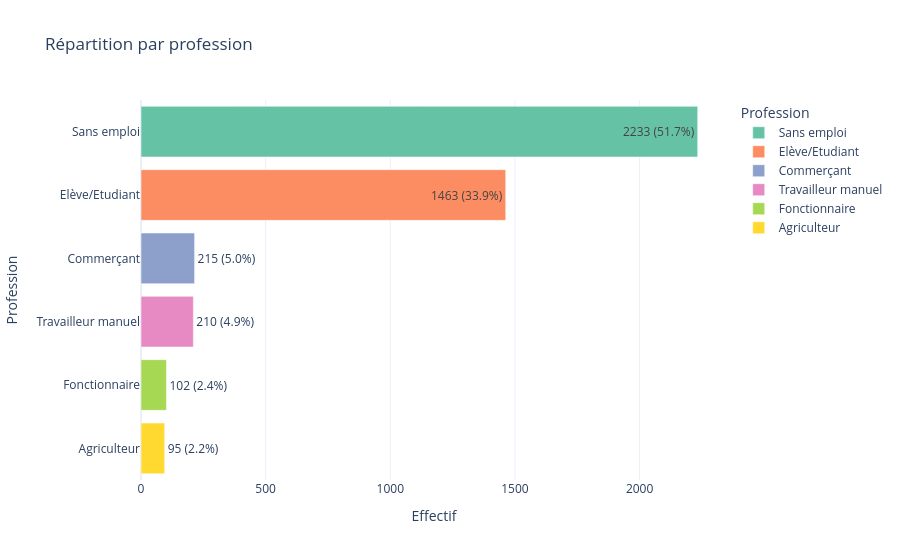

This figure's notebook cell:
### Code cell
# Calcul des pourcentages
total = len(df)
prof_counts = df['Profession'].value_counts().reset_index()
prof_counts.columns = ['Profession', 'Effectif']
prof_counts['Pourcentage'] = (prof_counts['Effectif'] / total * 100).round(1)
# Créer une étiquette combinée
prof_counts['label'] = prof_counts['Effectif'].astype(str) + ' (' + prof_counts['Pourcentage'].astype(str) + '%)'

fig_prof = px.bar(
    prof_counts,
    x='Effectif',
    y='Profession',
    text='label',
    orientation='h',
    title='Répartition par profession',
    color='Profession',
    color_discrete_sequence=px.colors.qualitative.Set2
)
fig_prof.update_traces(
    textposition='auto',  # ou 'inside' selon préférence
    textangle=0
)
fig_prof.update_layout(
    yaxis={'categoryorder': 'total ascending'},
    template='plotly_white'
)
fig_prof.show()

### Figure 1 — Plotly figure (JSON) as saved in the notebook; plotly's stock layout.template omitted (floating-point values rounded to 4 significant figures)
{"data": [{"hovertemplate": "Profession=%{y}<br>Effectif=%{x}<br>label=%{text}<extra></extra>", "legendgroup": "Sans emploi", "marker": {"color": "rgb(102,194,165)", "pattern": {"shape": ""}}, "name": "Sans emploi", "orientation": "h", "showlegend": true, "text": ["2233 (51.7%)"], "textangle": 0, "textposition": "auto", "type": "bar", "x": [2233], "xaxis": "x", "y": ["Sans emploi"], "yaxis": "y"}, {"hovertemplate": "Profession=%{y}<br>Effectif=%{x}<br>label=%{text}<extra></extra>", "legendgroup": "Elève/Etudiant", "marker": {"color": "rgb(252,141,98)", "pattern": {"shape": ""}}, "name": "Elève/Etudiant", "orientation": "h", "showlegend": true, "text": ["1463 (33.9%)"], "textangle": 0, "textposition": "auto", "type": "bar", "x": [1463], "xaxis": "x", "y": ["Elève/Etudiant"], "yaxis": "y"}, {"hovertemplate": "Profession=%{y}<br>Effectif=%{x}<br>label=%{text}<extra></extra>", "legendgroup": "Commerçant", "marker": {"color": "rgb(141,160,203)", "pattern": {"shape": ""}}, "name": "Commerçant", "orientation": "h", "showlegend": true, "text": ["215 (5.0%)"], "textangle": 0, "textposition": "auto", "type": "bar", "x": [215], "xaxis": "x", "y": ["Commerçant"], "yaxis": "y"}, {"hovertemplate": "Profession=%{y}<br>Effectif=%{x}<br>label=%{text}<extra></extra>", "legendgroup": "Travailleur manuel", "marker": {"color": "rgb(231,138,195)", "pattern": {"shape": ""}}, "name": "Travailleur manuel", "orientation": "h", "showlegend": true, "text": ["210 (4.9%)"], "textangle": 0, "textposition": "auto", "type": "bar", "x": [210], "xaxis": "x", "y": ["Travailleur manuel"], "yaxis": "y"}, {"hovertemplate": "Profession=%{y}<br>Effectif=%{x}<br>label=%{text}<extra></extra>", "legendgroup": "Fonctionnaire", "marker": {"color": "rgb(166,216,84)", "pattern": {"shape": ""}}, "name": "Fonctionnaire", "orientation": "h", "showlegend": true, "text": ["102 (2.4%)"], "textangle": 0, "textposition": "auto", "type": "bar", "x": [102], "xaxis": "x", "y": ["Fonctionnaire"], "yaxis": "y"}, {"hovertemplate": "Profession=%{y}<br>Effectif=%{x}<br>label=%{text}<extra></extra>", "legendgroup": "Agriculteur", "marker": {"color": "rgb(255,217,47)", "pattern": {"shape": ""}}, "name": "Agriculteur", "orientation": "h", "showlegend": true, "text": ["95 (2.2%)"], "textangle": 0, "textposition": "auto", "type": "bar", "x": [95], "xaxis": "x", "y": ["Agriculteur"], "yaxis": "y"}], "layout": {"barmode": "relative", "legend": {"title": {"text": "Profession"}, "tracegroupgap": 0}, "title": {"text": "Répartition par profession"}, "xaxis": {"anchor": "y", "domain": [0, 1], "title": {"text": "Effectif"}}, "yaxis": {"anchor": "x", "categoryarray": ["Agriculteur", "Fonctionnaire", "Travailleur manuel", "Commerçant", "Elève/Etudiant", "Sans emploi"], "categoryorder": "total ascending", "domain": [0, 1], "title": {"text": "Profession"}}}}
